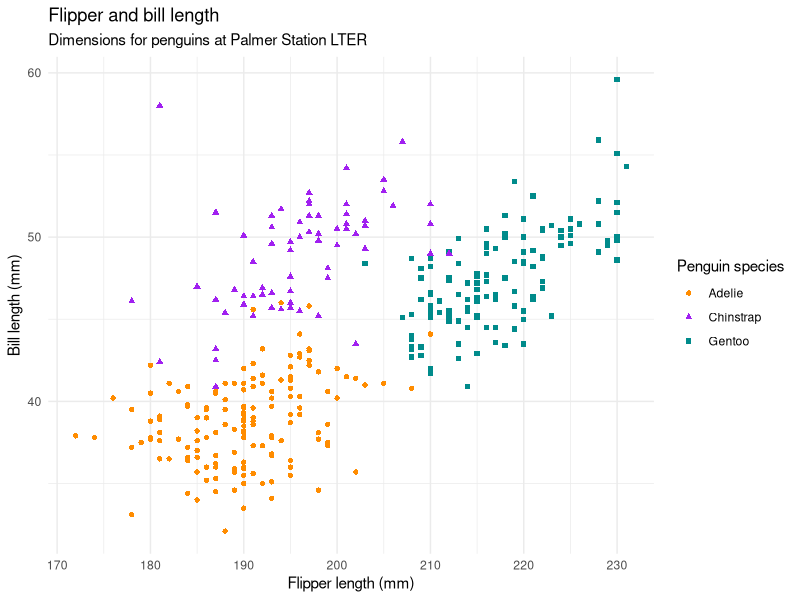

Recreate this plot in R.
## ---- chunk 1
#| label: load-packages
#| echo: true
#| include: true

library(tidyverse)
library(palmerpenguins)
## ---- chunk 2
#| label: plot-penguins
#| warning: false
#| echo: true

ggplot(penguins, 
       aes(x = flipper_length_mm, y = bill_length_mm)) +
  geom_point(aes(color = species, shape = species)) +
  scale_color_manual(values = c("darkorange","purple","cyan4")) +
  labs(
    title = "Flipper and bill length",
    subtitle = "Dimensions for penguins at Palmer Station LTER",
    x = "Flipper length (mm)", y = "Bill length (mm)",
    color = "Penguin species", shape = "Penguin species"
  ) +
  theme_minimal()
